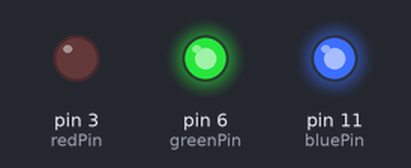
This sketch was run on a simulated Arduino Uno, built with avr-gcc and run on an emulated ATmega328P. Shown: output pins drawn as LEDs (lit = HIGH).

Above: at 0.5 s.
At 1.5 s:
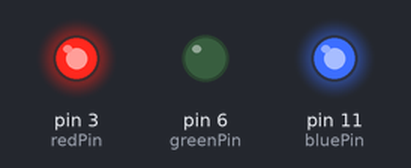
At 5.5 s:
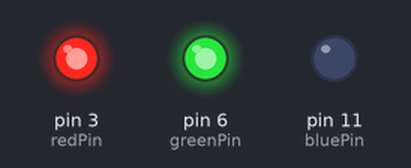
Timing chart, 0 to 6.9 s (numbered marks = the images above):
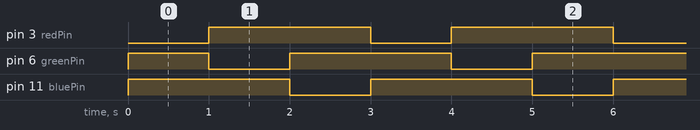

The sketch:

greenhouse_climate_change_monitor.ino
```cpp
int Vo;
float R1 = 100000;
float logR2, R2, TempF, TempC, TempK;
float c1 = 1.009249522e-03, c2 = 2.378405444e-04, c3 = 2.019202697e-07;
int redPin = 3;
int greenPin = 6;
int bluePin = 11;
int tempPin= A0;

void setup() {
Serial.begin(9600);
pinMode(redPin, OUTPUT);
pinMode(greenPin, OUTPUT);
pinMode(bluePin, OUTPUT);
}

void loop() {
  digitalWrite(redPin,LOW);
  digitalWrite(greenPin,HIGH);
  digitalWrite(bluePin,HIGH);
  delay(1000);

  digitalWrite(redPin,HIGH);
  digitalWrite(greenPin,LOW);
  digitalWrite(bluePin,HIGH);
  delay(1000);

  digitalWrite(redPin,HIGH);
  digitalWrite(greenPin,HIGH);
  digitalWrite(bluePin,LOW);
  delay(1000);
}
void setColor(int redValue, int greenValue, int blueValue)
{
  analogWrite(redPin, 255 - redValue);   // Invert the value for common anode
  analogWrite(greenPin, 255 - greenValue);
  analogWrite(bluePin, 255 - blueValue);
}
```

Measured:
- by itself, pin 3 (redPin), pin 11 (bluePin): alternates HIGH for 2.0 s and LOW for 1.0 s
- by itself, pin 6 (greenPin): repeats every 3.0 s: LOW 1.0 s, HIGH 2.0 s
- by itself, everything shown: repeats every 3.0 s, in 3 steps
